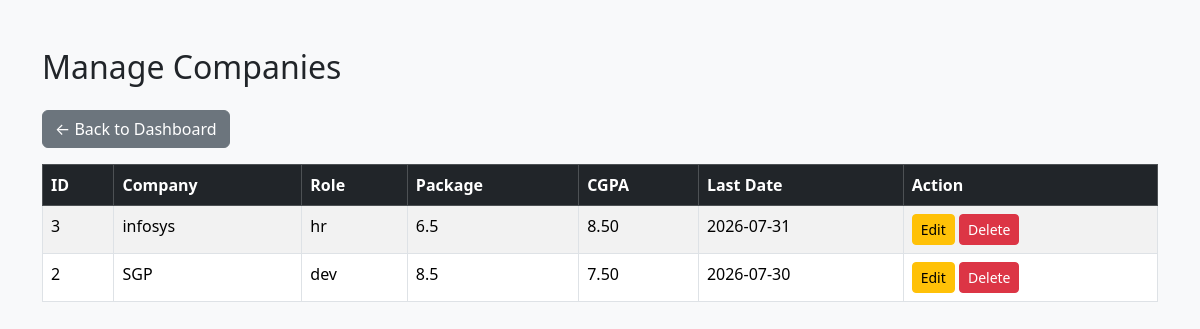
/admin/companies.php (signed in), run on the app's committed database.
### tables this page shows
CREATE TABLE `companies` (
  `id` int(11) NOT NULL,
  `company_name` varchar(100) DEFAULT NULL,
  `role` varchar(100) DEFAULT NULL,
  `package` varchar(50) DEFAULT NULL,
  `eligibility` decimal(3,2) DEFAULT NULL,
  `last_date` date DEFAULT NULL,
  `description` text DEFAULT NULL
);

### admin/companies.php (the view, shortened to what this page needs)
<?php
include "../config/db.php";
$search="";
$sql="SELECT *
FROM companies
WHERE
company_name LIKE '%$search%'
OR role LIKE '%$search%'
ORDER BY id DESC";
$result=mysqli_query($conn,$sql);
?>
<!DOCTYPE html>
<html>
<head>
    <link href="https://cdn.jsdelivr.net/npm/bootstrap@5.3.3/dist/css/bootstrap.min.css" rel="stylesheet">
</head>
<body class="bg-light">
<div class="container mt-5">
<h2 class="mb-4">Manage Companies</h2>
<a href="dashboard.php" class="btn btn-secondary mb-3">
← Back to Dashboard
</a>
<table class="table table-bordered table-striped">
<thead class="table-dark">
<tr>
<th>ID</th>
<th>Company</th>
<th>Role</th>
<th>Package</th>
<th>CGPA</th>
<th>Last Date</th>
<th>Action</th>
</tr>
</thead>
<tbody>
<?php while($row=mysqli_fetch_assoc($result)){ ?>
<tr>
<td><?php echo $row['id']; ?></td>
<td><?php echo htmlspecialchars($row['company_name']); ?></td>
<td><?php echo htmlspecialchars($row['role']); ?></td>
<td><?php echo htmlspecialchars($row['package']); ?></td>
<td><?php echo htmlspecialchars($row['eligibility']); ?></td>
<td><?php echo htmlspecialchars($row['last_date']); ?></td>
<td>
<a
href="edit_company.php?id=<?php echo $row['id']; ?>"
class="btn btn-warning btn-sm">
Edit
</a>
<a
href="companies.php?delete=<?php echo $row['id']; ?>"
class="btn btn-danger btn-sm"
onclick="return confirm('Delete this company?');">
Delete
</a>
</td>
</tr>
<?php } ?>
</tbody>
</table>
</div>
</body>
</html>

### data on the page
companies: id "3", company_name "infosys", role "hr", package "6.5", eligibility "8.50", last_date "2026-07-31"
companies: id "2", company_name "SGP", role "dev", package "8.5", eligibility "7.50", last_date "2026-07-30"
